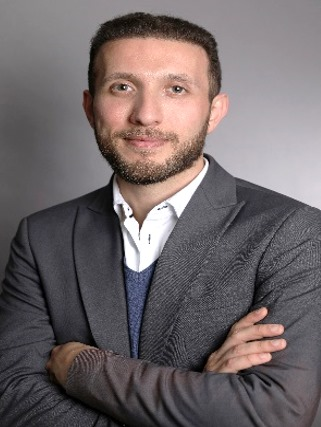
#> input picture ComputerVision/opencv/bild.jpg, 321 x 427 px
$ jupyter execute 'opencv - helligkeit und kontrast.ipynb'   (shell and % lines are left out)
#> lines starting #> are read from the running program, lines starting #| are printed output that depends on the picture
[cell 1]

import matplotlib.pyplot as plt
import numpy as np
import cv2

img = cv2.imread("bild.jpg")
#> img is the input picture: shape (427, 321, 3); mean B, G, R 104.4, 103, 112.1

[cell 2]
print(img)
#> (printed output is left out)

[cell 3]
print(img.shape)
#| (427, 321, 3)
print(img[0][0])
#| [136 135 137]
print(427 * 321 *3) # hier 411 tsd Variablen

[cell 4]
i = 2000 #diese variable kann ungemein hohe Zahlen abspeichern
print (i) #wenn das obige array mit  Millionen Eintraegen aber in solchen Variablen gespeichert wird, zuviel
#Speicherplatzverschwendung! denn wir wollen ja nur zahlen zwischen 0-255 abspeichern (255= 11111111)-> uint8!

[cell 5]
r = np.array([1, 2, 3, 100], dtype="uint8")
r = r + 250
print(r) #man sieht 100 wird zu 94, dh es fängt nach 255 wieder von null an

[cell 6]
increased= img + 150
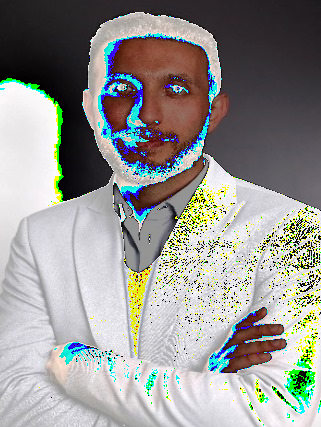
#> increased: shape (427, 321, 3); mean B, G, R 146.8, 150.2, 150.2
print(img[0][0])
#| [136 135 137]
print(increased[0][0]) # Overflow!
#| [30 29 31]

[cell 7]
i = cv2.cvtColor(img, cv2.COLOR_BGR2RGB)


plt.imshow(i)
plt.show()

[cell 8]
i = cv2.cvtColor(increased, cv2.COLOR_BGR2RGB)


plt.imshow(i)
plt.show()
